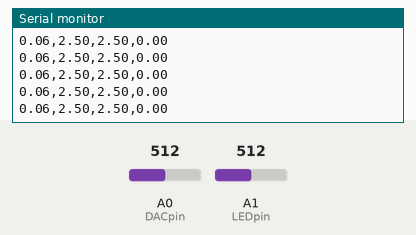
Recording of a sketch running on a simulated Arduino Uno, built with avr-gcc and run on an emulated ATmega328P. Parts: the last lines printed to the serial monitor. Inputs (shaded band) come from the test bench; at power-on: A0 (DACpin) = 512, A1 (LEDpin) = 512.

Above: at 1.2 s.
1.3 s: A0 (DACpin) set to 716
At 1.9 s:
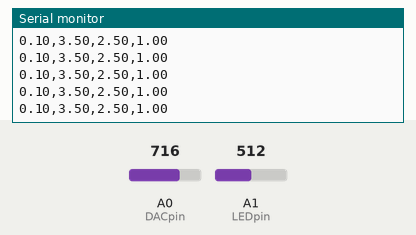
4.3 s: A1 (LEDpin) set to 716
At 5.2 s:
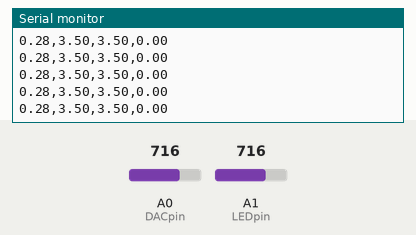
5.8 s: A0 (DACpin) set to 900
At 6.5 s:
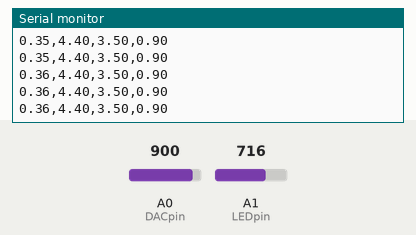
7.3 s: A1 (LEDpin) set to 900
At 7.8 s:
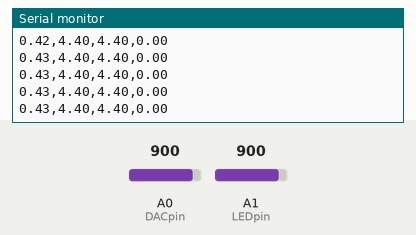
Timing chart, 0 to 10.3 s (numbered marks = the images above; inputs shaded):
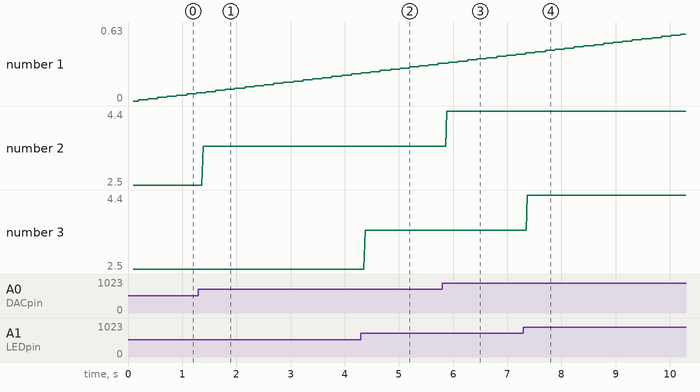

The sketch:

Mesure_I_vs_V_autonome.ino
```cpp
//Import libraries
#include <Wire.h>
#include <Adafruit_MCP4725.h>

Adafruit_MCP4725 dac;//Initialize the dac component
uint32_t counter; //I used a variable to change the DAC value that ranges from 0 to 4095(0V to 5V)
int DACpin = A0;//Read the DAC voltage for precision
int LEDpin = A1;//The analog pin used to receive the voltage of the DEL on the left side of the board
int resistance = 1000;
float input = 0;//Del voltage reading
float output = 0;//DAC voltage reading
float current = 0;//Del current

void setup() {
  //Starting the serial monitor
  Serial.begin(9600);
  pinMode(LEDpin, INPUT);
  pinMode(DACpin, INPUT);
  dac.begin(0x62);
  Serial.print("The output voltage from DAC");
  Serial.print(",");
  Serial.print("The output voltage measured");
  Serial.print(",");
  Serial.print("The LED's voltage");
  Serial.print(",");
  Serial.print("The LED's current");
  Serial.println();
}

void loop() {
  while (counter <= 4095) {
    //Using the DACpin to output a voltage
    dac.setVoltage(counter, false);
    //Converting to 5V
    float outputDac = counter*(5.0/4095.0);
    //Reading the DAC output and the voltage at the DEL
    output = analogRead(DACpin)*(5.0/1023.0);
    input = analogRead(LEDpin)*(5.0/1023.0);

    //Calculating the current
    current =((output - input)/resistance)*1000;

    Serial.print(outputDac);
    Serial.print(",");
    Serial.print(output);
    Serial.print(",");
    Serial.print(input);
    Serial.print(",");
    if (current <= 0.0){
      Serial.print(0.0);
      Serial.println();
    }
    else {
      Serial.print(current);
      Serial.println();
    }
    counter += 1;
    }
}
```

Measured:
- after the input at 1.3 s, the serial monitor: prints a new line after 0.09 s (image 1)
- after the input at 4.3 s, the serial monitor: prints a new line after 0.08 s (image 2)
- after the input at 5.8 s, the serial monitor: prints a new line after 0.08 s (image 3)
- after the input at 7.3 s, the serial monitor: prints a new line after 0.07 s (image 4)
- plotted number 2: 2.5 → 3.5 after the input at 1.3 s, 3.5 → 4.4 after the input at 5.8 s
